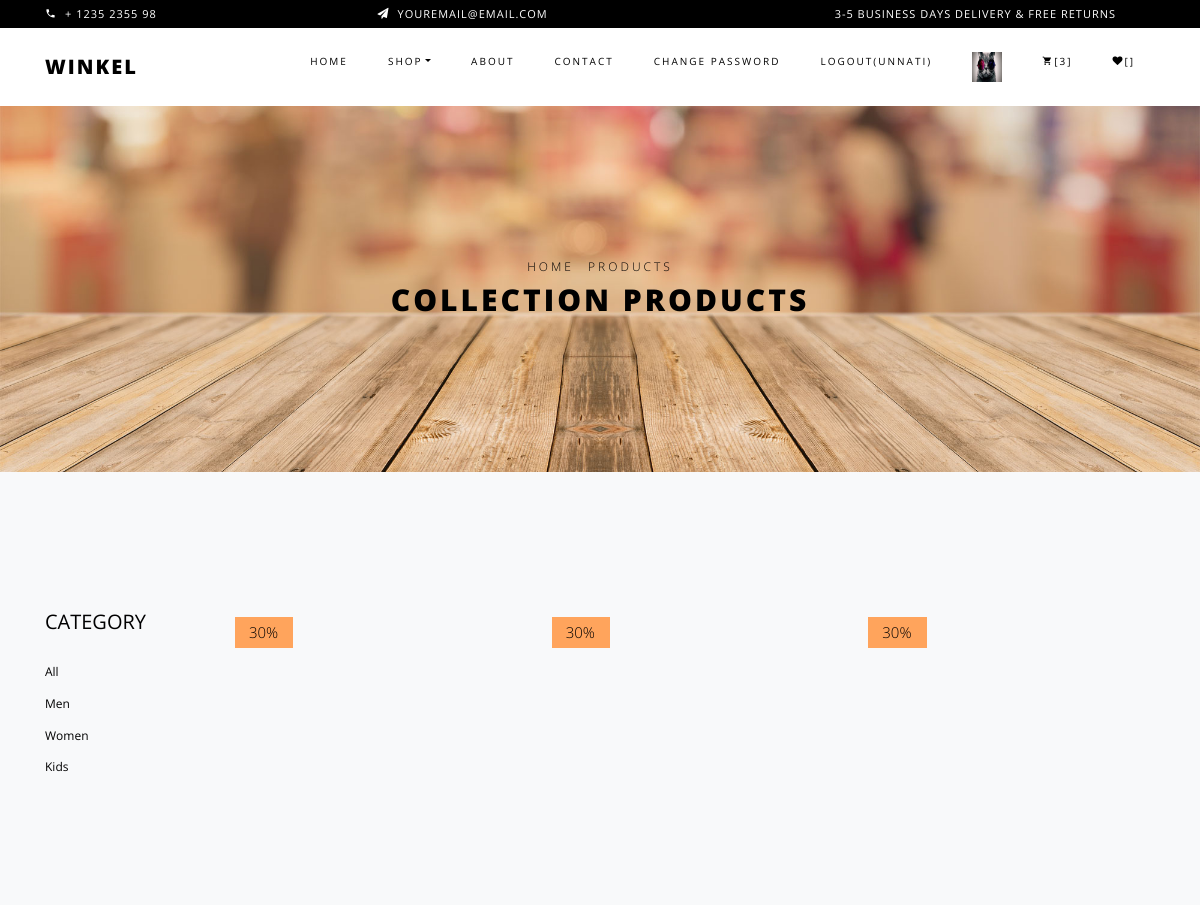
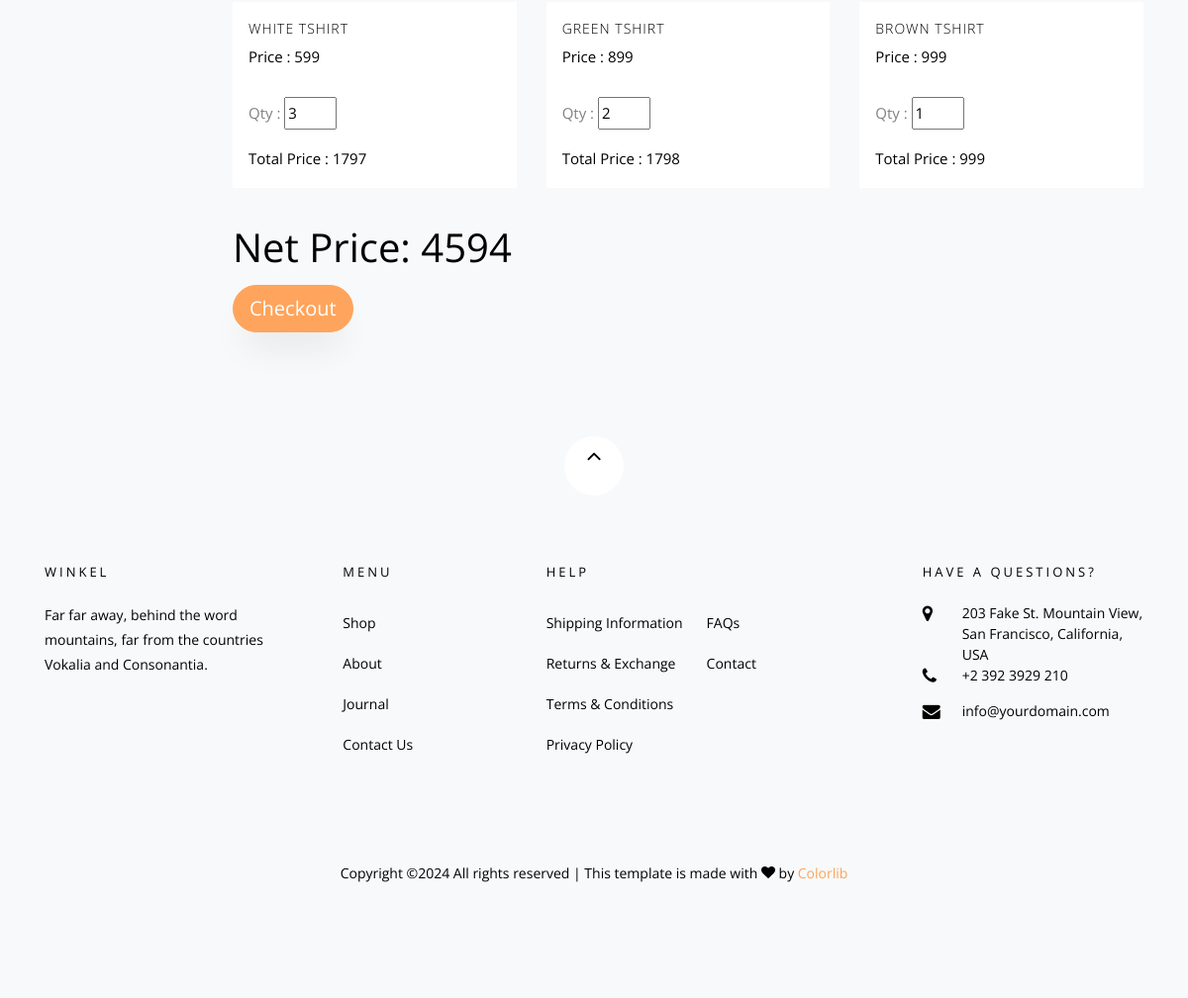
The page /cart/ (signed in) on the database its author committed (2 pictures, top to bottom).
### myapp/models.py (models this page shows, shortened)
class User(models.Model):
	fname=models.CharField(max_length=100)
	lname=models.CharField(max_length=100)
	email=models.EmailField()
	mobile=models.PositiveIntegerField(max_length=100)
	address=models.TextField()
	password=models.CharField(max_length=100)
	profile_picture=models.ImageField(upload_to="profile_picture/",default="")
	usertype=models.CharField(max_length=100,default="buyer")

class Cart(models.Model):
	user=models.ForeignKey(User,on_delete=models.CASCADE)
	product=models.ForeignKey(Product,on_delete=models.CASCADE)
	date=models.DateTimeField(default=timezone.now)
	product_price=models.PositiveIntegerField()
	product_qty=models.PositiveIntegerField(default=1)
	total_price=models.PositiveIntegerField()
	payment_status=models.BooleanField(default=False)

class Product(models.Model):
	choice1=(
		    ("Men","Men"),
		    ("Women","Women"),
		    ("Kids","Kids"),
		)
	seller=models.ForeignKey(User,on_delete=models.CASCADE)
	product_category=models.CharField(max_length=100,choices=choice1)
	product_name=models.CharField(max_length=100)
	product_price=models.PositiveIntegerField()
	product_desc=models.TextField()
	product_image=models.ImageField(upload_to="product_image/")

### myapp/views.py (the view)
# urls.py: path('cart/',views.cart,name='cart'),
def cart(request):
	net_price=0
	user=User.objects.get(email=request.session['email'])
	carts=Cart.objects.filter(user=user)
	for i in carts:
		net_price=net_price+i.total_price
	request.session['cart_count']=len(carts)
	return render(request,'cart.html',{'carts':carts,'net_price':net_price})

### myapp/templates/cart.html (shortened to what this page needs)
{% extends 'header.html'%}
{% load static %}
{% block content %}
<!DOCTYPE html>
<html lang="en">
  <head>
  </head>
    <div class="hero-wrap hero-bread" style="background-image: url('{% static 'images/bg_6.jpg' %}');">
      <div class="container">
        <div class="row no-gutters slider-text align-items-center justify-content-center">
          <div class="col-md-9 ftco-animate text-center">
          	<p class="breadcrumbs"><span class="mr-2"><a href="index.html">Home</a></span> <span>Products</span></p>
            <h1 class="mb-0 bread">Collection Products</h1>
          </div>
        </div>
      </div>
    </div>
    <section class="ftco-section bg-light">
    	<div class="container">
    		<div class="row">
    			<div class="col-md-8 col-lg-10 order-md-last">
    				<div class="row">
    					{% for i in carts %}
		    			<div class="col-sm-6 col-md-6 col-lg-4 ftco-animate">
		    				<div class="product">
		    					<a href="{% url 'single-product' pk=i.product.pk %}" class="img-prod"><img class="img-fluid" src="{{i.product.product_image.url}}" alt="Colorlib Template" style="width: 300px; height: 300px;">
		    						<span class="status">30%</span>
		    					</a>
		    					<div class="text py-3 px-3">
		    						<h3><a href="#">{{i.product.product_name}}</a></h3>
		    						<div class="d-flex">
		    							<div class="pricing">
				    						<p class="price"><span class="mr-2 price">Price : {{i.product.product_price}}</span></p>
				    						<p class="price">
				    							<span class="mr-2 price">
				    								<form action="{% url 'change-qty' %}" method="post">
				    							    Qty : <input type="number" min="1" max="10" value="{{i.product_qty}}" name="product_qty" onchange="this.form.submit();">
				    						</form>
				    						</span>
				    					</p>
				    					<p class="price"><span class="mr-2 price">Total Price : {{i.total_price}}</span></p>
				    					</div>
			    					</div>
		    					</div>
		    				</div>
		    			</div>
		    			{% endfor %}
		    		</div>
		    		<h1>Net Price: {{net_price}}</h1>
		    		<form method="post">
              <button type="button" class="btn btn-lg btn-primary" id="checkout-button">Checkout</button>
            </form>
		    	</div>
		    	<div class="col-md-4 col-lg-2 sidebar">
		    		<div class="sidebar-box-2">
		    			<h2 class="heading mb-4"><a href="#">Category</a></h2>
		    			<ul>
		    				<li><a href="{% url 'product-category' cat='All' %}">All</a></li>
		    				<li><a href="{% url 'product-category' cat='Men' %}">Men</a></li>
								<li><a href="{% url 'product-category' cat='Women'%}">Women</a></li>
								<li><a href="{% url 'product-category' cat='Kids'%}">Kids</a></li>
		    			</ul>
		    		</div>
    			</div>
    		</div>
    	</div>
    </section>
  </body>
</html>
{% endblock %}

### myapp/templates/header.html (shortened to what this page needs)
{% load static %}
<!DOCTYPE html>
<html lang="en">
  <head>
    <link rel="stylesheet" href="{% static 'css/open-iconic-bootstrap.min.css'%}">
    <link rel="stylesheet" href="{% static 'css/animate.css'%}">
    <link rel="stylesheet" href="{% static 'css/owl.carousel.min.css'%}">
    <link rel="stylesheet" href="{% static 'css/owl.theme.default.min.css'%}">
    <link rel="stylesheet" href="{% static 'css/magnific-popup.css'%}">
    <link rel="stylesheet" href="{% static 'css/aos.css'%}">
    <link rel="stylesheet" href="{% static 'css/ionicons.min.css'%}">
    <link rel="stylesheet" href="{% static 'css/bootstrap-datepicker.css'%}">
    <link rel="stylesheet" href="{% static 'css/jquery.timepicker.css'%}">
    <link rel="stylesheet" href="{% static 'css/flaticon.css'%}">
    <link rel="stylesheet" href="{% static 'css/icomoon.css'%}">
    <link rel="stylesheet" href="{% static 'css/style.css'%}">
  </head>
  <body class="goto-here">
		<div class="py-1 bg-black">
    	<div class="container">
    		<div class="row no-gutters d-flex align-items-start align-items-center px-md-0">
	    		<div class="col-lg-12 d-block">
		    		<div class="row d-flex">
		    			<div class="col-md pr-4 d-flex topper align-items-center">
					    	<div class="icon mr-2 d-flex justify-content-center align-items-center"><span class="icon-phone2"></span></div>
						    <span class="text">+ 1235 2355 98</span>
					    </div>
					    <div class="col-md pr-4 d-flex topper align-items-center">
					    	<div class="icon mr-2 d-flex justify-content-center align-items-center"><span class="icon-paper-plane"></span></div>
						    <span class="text">youremail@email.com</span>
					    </div>
					    <div class="col-md-5 pr-4 d-flex topper align-items-center text-lg-right">
						    <span class="text">3-5 Business days delivery &amp; Free Returns</span>
					    </div>
				    </div>
			    </div>
		    </div>
		  </div>
    </div>
    <nav class="navbar navbar-expand-lg navbar-dark ftco_navbar bg-dark ftco-navbar-light" id="ftco-navbar">
	    <div class="container">
	      <a class="navbar-brand" href="/">Winkel</a>
	      <div class="collapse navbar-collapse" id="ftco-nav">
	        <ul class="navbar-nav ml-auto">
	          <li class="nav-item active"><a href="/" class="nav-link">Home</a></li>
	          <li class="nav-item dropdown">
              <a class="nav-link dropdown-toggle" href="#" id="dropdown04" data-toggle="dropdown" aria-haspopup="true" aria-expanded="false">Shop</a>
            </li>
	          <li class="nav-item"><a href="{% url 'about' %}" class="nav-link">About</a></li>
	          <li class="nav-item"><a href="{% url 'contact' %}" class="nav-link">Contact</a></li>
	          {% if request.session.email %}
	           <li class="nav-item"><a href="{% url 'change-password' %}" class="nav-link">Change Password</a></li>
	           <li class="nav-item"><a href="{% url 'logout' %}" class="nav-link">Logout({{request.session.fname}})</a></li>
	           <li class="nav-item"><a href="{% url 'profile' %}" class="nav-link"><img src="{{request.session.profile_picture}}" style="width:30px;height:30px;"></a></li>
	           <li class="nav-item cta cta-colored"><a href="{% url 'cart' %}" class="nav-link"><span class="icon-shopping_cart"></span>[{{request.session.cart_count}}]</a></li>
              <li class="nav-item cta cta-colored"><a href="{% url 'wishlist' %}" class="nav-link"><span class="icon-heart"></span>[{{request.session.wishlist_count}}]</a></li>
	          {% else %}
	           <li class="nav-item"><a href="{% url 'signup' %}" class="nav-link">Sign Up</a></li>
	           <li class="nav-item"><a href="{% url 'login' %}" class="nav-link">Login</a></li>
	          {% endif %}
	        </ul>
	      </div>
	    </div>
	  </nav>
    {% block content %}
    {% endblock %}
    <footer class="ftco-footer bg-light ftco-section">
      <div class="container">
      	<div class="row">
      		<div class="mouse">
						<a href="#" class="mouse-icon">
							<div class="mouse-wheel"><span class="ion-ios-arrow-up"></span></div>
						</a>
					</div>
      	</div>
        <div class="row mb-5">
          <div class="col-md">
            <div class="ftco-footer-widget mb-4">
              <h2 class="ftco-heading-2">Winkel</h2>
              <p>Far far away, behind the word mountains, far from the countries Vokalia and Consonantia.</p>
              <ul class="ftco-footer-social list-unstyled float-md-left float-lft mt-5">
              </ul>
            </div>
          </div>
          <div class="col-md">
            <div class="ftco-footer-widget mb-4 ml-md-5">
              <h2 class="ftco-heading-2">Menu</h2>
              <ul class="list-unstyled">
                <li><a href="#" class="py-2 d-block">Shop</a></li>
                <li><a href="#" class="py-2 d-block">About</a></li>
                <li><a href="#" class="py-2 d-block">Journal</a></li>
                <li><a href="#" class="py-2 d-block">Contact Us</a></li>
              </ul>
            </div>
          </div>
          <div class="col-md-4">
             <div class="ftco-footer-widget mb-4">
              <h2 class="ftco-heading-2">Help</h2>
              <div class="d-flex">
	              <ul class="list-unstyled mr-l-5 pr-l-3 mr-4">
	                <li><a href="#" class="py-2 d-block">Shipping Information</a></li>
	                <li><a href="#" class="py-2 d-block">Returns &amp; Exchange</a></li>
	                <li><a href="#" class="py-2 d-block">Terms &amp; Conditions</a></li>
	                <li><a href="#" class="py-2 d-block">Privacy Policy</a></li>
	              </ul>
	              <ul class="list-unstyled">
	                <li><a href="#" class="py-2 d-block">FAQs</a></li>
	                <li><a href="#" class="py-2 d-block">Contact</a></li>
	              </ul>
	            </div>
            </div>
          </div>
          <div class="col-md">
            <div class="ftco-footer-widget mb-4">
            	<h2 class="ftco-heading-2">Have a Questions?</h2>
            	<div class="block-23 mb-3">
	              <ul>
	                <li><span class="icon icon-map-marker"></span><span class="text">203 Fake St. Mountain View, San Francisco, California, USA</span></li>
	                <li><a href="#"><span class="icon icon-phone"></span><span class="text">+2 392 3929 210</span></a></li>
	                <li><a href="#"><span class="icon icon-envelope"></span><span class="text">info@yourdomain.com</span></a></li>
	              </ul>
	            </div>
            </div>
          </div>
        </div>
        <div class="row">
          <div class="col-md-12 text-center">
            <p>
						  Copyright &copy;<script>document.write(new Date().getFullYear());</script> All rights reserved | This template is made with <i class="icon-heart color-danger" aria-hidden="true"></i> by <a href="https://colorlib.com" target="_blank">Colorlib</a>
						</p>
          </div>
        </div>
      </div>
    </footer>
  </body>
</html>

### myapp/static/css/icomoon.css (style rules this page uses)
[class^="icon-"], [class*=" icon-"] { font-family: 'icomoon' !important; speak: none; font-style: normal; font-weight: normal; font-variant: normal; text-transform: none; line-height: 1; -webkit-font-smoothing: antialiased; -moz-osx-font-smoothing: grayscale; }
.icon-heart:before { content: "\f004"; }
.icon-map-marker:before { content: "\f041"; }
.icon-phone:before { content: "\f095"; }
.icon-envelope:before { content: "\f0e0"; }
.icon-paper-plane:before { content: "\f1d8"; }
.icon-phone2:before { content: "\e0cd"; }
.icon-shopping_cart:before { content: "\e8cc"; }

### rows shown on the page
User: session.fname "UNNATI"
Cart: product.product_name "WHITE TSHIRT", product.product_price "599", product_qty "3", total_price "1797"
Cart: product.product_name "GREEN TSHIRT", product.product_price "899", product_qty "2", total_price "1798"
Cart: product.product_name "BROWN TSHIRT", product.product_price "999", product_qty "1", total_price "999"

### other values the page prints
{{ request.session.cart_count }} "3"
{{ net_price }} "4594"
